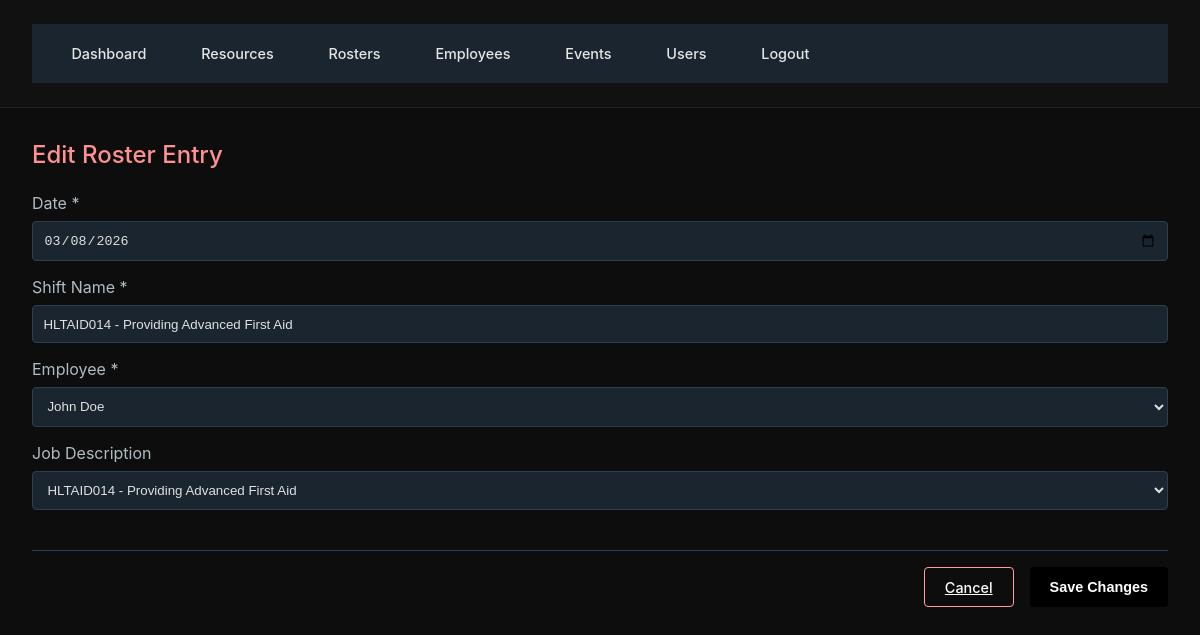
The app's page /rosters/1/edit (signed in) with its own data.
### Database.py (models this page shows)
class Roster(db.Model):
    id = db.Column(db.Integer, primary_key=True)
    date = db.Column(db.Date, nullable=False)
    shift_name = db.Column(db.String(120), nullable=False)
    employee_id = db.Column(db.Integer, db.ForeignKey('employee.id'))
    job_description = db.Column(db.String(255))
    employee = db.relationship("Employee")

class Employee(db.Model):
    id = db.Column(db.Integer, primary_key=True)
    name = db.Column(db.String(120), nullable=False)
    age = db.Column(db.Integer)
    experience_years = db.Column(db.Integer)
    level_of_training = db.Column(db.String(120))
    training_status = db.Column(db.String(120))
    qualifications = db.relationship('Qualification', backref='employee', cascade='all, delete-orphan')

class Event(db.Model):
    id = db.Column(db.Integer, primary_key=True)
    title = db.Column(db.String(200))
    location = db.Column(db.String(200))
    start_time = db.Column(db.DateTime)
    end_time = db.Column(db.DateTime)
    setup_minutes = db.Column(db.Integer, default=0)
    packup_minutes = db.Column(db.Integer, default=0)
    employees = db.relationship("Employee", secondary=event_employee, cascade="all, delete", passive_deletes=True)
    resources = db.relationship("Resource", secondary=event_resource, cascade="all, delete", passive_deletes=True)

### app.py (the view, shortened to what this page needs)
    @app.route('/rosters/<int:roster_id>/edit', methods=['GET', 'POST'])
    @login_required
    @admin_required
    def edit_roster(roster_id):
        roster = Roster.query.get_or_404(roster_id)
        employees = Employee.query.all()
        events = Event.query.all()
        return render_template('edit_roster.html', roster=roster, employees=employees, events=events)

### app.py (called while the page is built)
def admin_required(f):
    @wraps(f)
    def wrapper(*args, **kwargs):
        if not current_user.is_admin:
            abort(403)
        return f(*args, **kwargs)
    return wrapper

### Templates/edit_roster.html (shortened to what this page needs)
{% extends "base.html" %}
{% block content %}
<div class="page-header">
  <h2 class="page-title">Edit Roster Entry</h2>
</div>
<form method="post" action="">
  <div style="margin-bottom: 1rem;">
    <label style="display: block; color: #b0bcc4; margin-bottom: 0.5rem;">Date *</label>
    <input type="date" name="date"
      value="{{ roster.date.year }}-{{ '%02d'|format(roster.date.month) }}-{{ '%02d'|format(roster.date.day) }}"
      required
      style="width: 100%; padding: 0.65rem; background: #1a252f; border: 1px solid #2d3f4d; color: #e0e0e0; border-radius: 4px;">
  </div>
  <div style="margin-bottom: 1rem;">
    <label style="display: block; color: #b0bcc4; margin-bottom: 0.5rem;">Shift Name *</label>
    <input type="text" name="shift_name" value="{{ roster.shift_name }}" required style="width: 100%; padding: 0.65rem; background: #1a252f; border: 1px solid #2d3f4d; color: #e0e0e0; border-radius: 4px;">
  </div>
  <div style="margin-bottom: 1rem;">
    <label style="display: block; color: #b0bcc4; margin-bottom: 0.5rem;">Employee *</label>
    <select name="employee_id" required style="width: 100%; padding: 0.65rem; background: #1a252f; border: 1px solid #2d3f4d; color: #e0e0e0; border-radius: 4px;">
      {% for emp in employees %}
      <option value="{{ emp.id }}" {% if emp.id == roster.employee_id %}selected{% endif %}>{{ emp.name }}</option>
      {% endfor %}
    </select>
  </div>
  <div style="margin-bottom: 2rem;">
    <label style="display: block; color: #b0bcc4; margin-bottom: 0.5rem;">Job Description</label>
    <select id="eventJobDescSelect" name="job_description_select" style="width: 100%; padding: 0.65rem; background: #1a252f; border: 1px solid #2d3f4d; color: #e0e0e0; border-radius: 4px; margin-bottom: 0.5rem;">
      {% for event in events %}
      <option value="{{ event.title }}" {% if event.title == roster.job_description %}selected{% endif %}>{{ event.title }}</option>
      {% endfor %}
    </select>
    {% set show_custom = roster.job_description and roster.job_description not in events|map(attribute='title')|list %}
  </div>
  <div style="display: flex; gap: 1rem; justify-content: flex-end; padding-top: 1rem; border-top: 1px solid #2d3f4d;">
    <a href="{{ url_for('rosters') }}" class="btn btn-secondary">Cancel</a>
    <button type="submit" class="btn btn-primary">Save Changes</button>
  </div>
</form>
{% endblock %}

### Static/Css/styles.css (style rules this page uses)
* { margin: 0; padding: 0; box-sizing: border-box; }
body { font-family: '72', 'SAP Sans', system-ui, sans-serif; background-color: #000000; color: #e0e0e0; }
.page-header .page-title { color: #ff9191; }
.page-header { display: flex; justify-content: space-between; align-items: center; margin-bottom: 1.5rem; }
.page-title { font-size: 1.5rem; font-weight: 500; color: #0dccff; }
.btn { padding: 0.65rem 1.25rem; border: none; border-radius: 4px; font-weight: 500; cursor: pointer; transition: all 0.2s; font-size: 0.9rem; }
.btn-primary { background: #000000; color: #ffffff; font-weight: 600; }
.btn-secondary { background: transparent; color: #ffffff; border: 1px solid #ff9f9f; }

### Templates/base.html (style rules this page uses)
body { background: #0d0d0d; color: #e6e6e6; font-family: "Inter", "Segoe UI", sans-serif; margin: 0; padding: 0; }

### records on screen
Roster: date "03/08/2026", shift_name "HLTAID014 - Providing Advanced First Aid", employee_id "John Doe", job_description_select "HLTAID014 - Providing Advanced First Aid"
